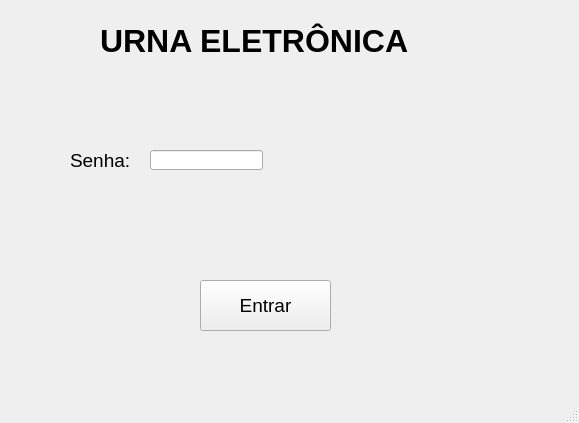
<?xml version="1.0" encoding="UTF-8"?>
<ui version="4.0">
 <class>PnlUrnaSenha</class>
 <widget class="QMainWindow" name="PnlUrnaSenha">
  <property name="geometry">
   <rect>
    <x>0</x>
    <y>0</y>
    <width>579</width>
    <height>423</height>
   </rect>
  </property>
  <property name="windowTitle">
   <string>MainWindow</string>
  </property>
  <widget class="QWidget" name="centralwidget">
   <widget class="QPushButton" name="BtnEntrar">
    <property name="geometry">
     <rect>
      <x>200</x>
      <y>280</y>
      <width>131</width>
      <height>51</height>
     </rect>
    </property>
    <property name="font">
     <font>
      <pointsize>14</pointsize>
     </font>
    </property>
    <property name="text">
     <string>Entrar</string>
    </property>
   </widget>
   <widget class="QLabel" name="lblTituloUrna">
    <property name="geometry">
     <rect>
      <x>100</x>
      <y>20</y>
      <width>321</width>
      <height>41</height>
     </rect>
    </property>
    <property name="font">
     <font>
      <pointsize>24</pointsize>
      <weight>75</weight>
      <bold>true</bold>
     </font>
    </property>
    <property name="text">
     <string>URNA ELETRÔNICA</string>
    </property>
   </widget>
   <widget class="QLabel" name="lblSenha">
    <property name="geometry">
     <rect>
      <x>70</x>
      <y>150</y>
      <width>71</width>
      <height>21</height>
     </rect>
    </property>
    <property name="font">
     <font>
      <pointsize>14</pointsize>
     </font>
    </property>
    <property name="text">
     <string>Senha:</string>
    </property>
   </widget>
   <widget class="QLineEdit" name="TxtSenha">
    <property name="geometry">
     <rect>
      <x>150</x>
      <y>150</y>
      <width>113</width>
      <height>20</height>
     </rect>
    </property>
   </widget>
  </widget>
  <widget class="QMenuBar" name="menubar">
   <property name="geometry">
    <rect>
     <x>0</x>
     <y>0</y>
     <width>579</width>
     <height>21</height>
    </rect>
   </property>
  </widget>
  <widget class="QStatusBar" name="statusbar"/>
 </widget>
 <resources/>
 <connections/>
</ui>
